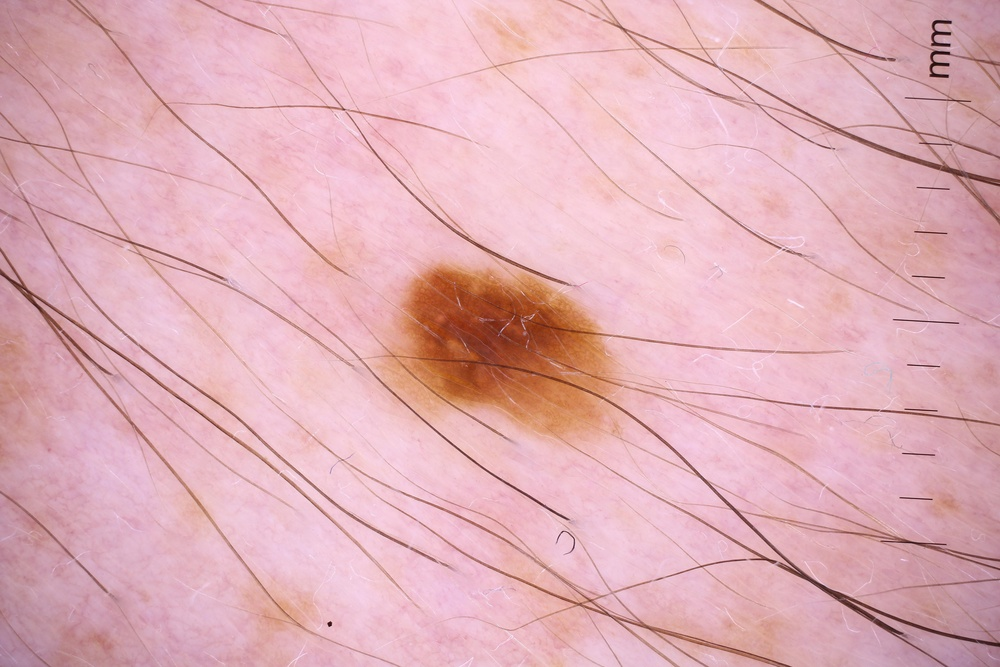
#> input picture help/notebooks/cleaned_image.jpg, 1000 x 667 px, shrunk from 6000 x 4000 before the run
$ python feature_extraction.py ../../help/notebooks/cleaned_image.jpg
#> lines starting #> are read from the running program, lines starting #| are printed output that depends on the picture; after the words box and inside, x2 and y2 are one past the last pixel; in counts of white or black regions, pixels touching at a corner belong together; long printed decimals are rounded
#> in extract_skin_features, img is the input picture: shape (667, 1000, 3); mean B, G, R 183.7, 175.3, 224.7
#!/usr/bin/env python3
"""
Feature extraction module for Monk skin type classification.
This module handles image processing and feature extraction from skin images.
"""

import os
import numpy as np
import cv2
import sys
from sklearn.cluster import KMeans
from tqdm import tqdm
import multiprocessing
from concurrent.futures import ProcessPoolExecutor

def crop_black_borders(img):
    """
    Crop black borders from an image.

    Args:
        img: Input image

    Returns:
        Cropped image
    """
    if img is None or img.size == 0:
        return img

    # Convert to grayscale
    gray = cv2.cvtColor(img, cv2.COLOR_BGR2GRAY)

    # Get image height and width
    height, width = gray.shape
#> height = 667; width = 1000

    # Find top crop line
    top_line = 0
    for i in range(height):
        if np.mean(gray[i, :]) > 10:  # Threshold for near-black
            top_line = i
            break

    # Find bottom crop line
    bottom_line = height - 1
#> bottom_line = 666
    for i in range(height - 1, -1, -1):
        if np.mean(gray[i, :]) > 10:
            bottom_line = i
            break

    # Find left crop line
    left_line = 0
    for i in range(width):
        if np.mean(gray[:, i]) > 10:
            left_line = i
            break

    # Find right crop line
    right_line = width - 1
#> right_line = 999
    for i in range(width - 1, -1, -1):
        if np.mean(gray[:, i]) > 10:
            right_line = i
            break

    # If entire image is black or cropping would remove everything, return original
    if top_line >= bottom_line or left_line >= right_line:
        return img

    # Crop the image
    cropped_img = img[top_line:bottom_line + 1, left_line:right_line + 1]

    return cropped_img

def create_skin_mask(img):
    """
    Create a mask that identifies normal skin regions and excludes lesions.

    Args:
        img: Input image

    Returns:
        mask: Boolean mask where True indicates probable skin regions
    """
    # Convert to LAB and HSV color spaces
    lab_img = cv2.cvtColor(img, cv2.COLOR_BGR2LAB)
#> lab_img: shape (667, 1000, 3); mean of channels 0, 1, 2 194.3, 147.5, 130.9
    l_channel, a_channel, b_channel = cv2.split(lab_img)

    hsv = cv2.cvtColor(img, cv2.COLOR_BGR2HSV)
#> hsv: shape (667, 1000, 3); mean H, S, V 150.1, 60.3, 224.7
    h_channel, s_channel, v_channel = cv2.split(hsv)
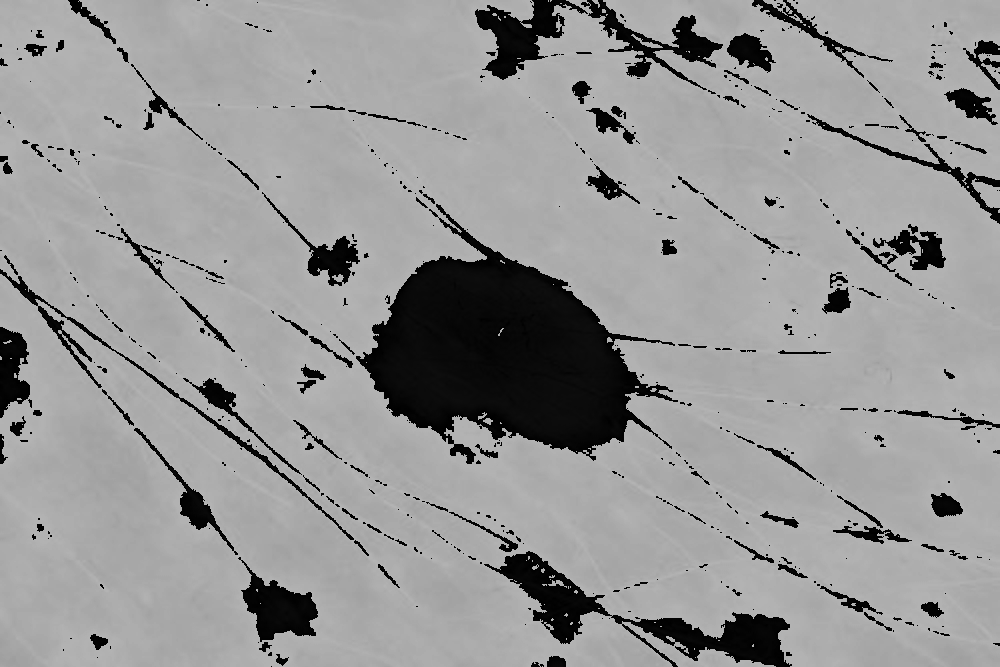
#> h_channel: shape (667, 1000); min 0, max 179, mean 150.1
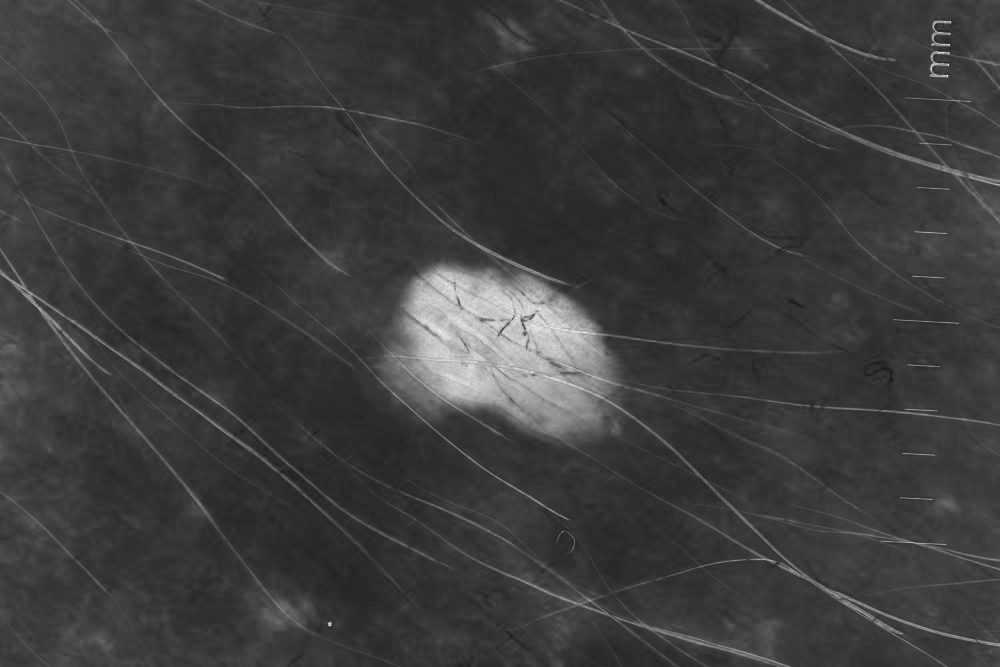
#> s_channel: shape (667, 1000); min 22, max 255, mean 60.3
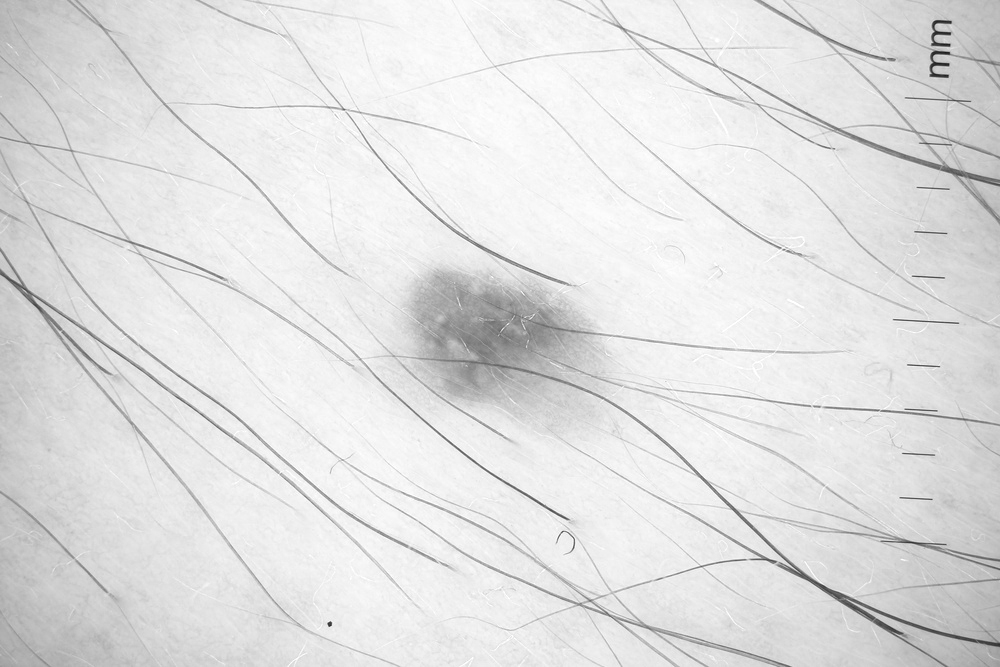
#> v_channel: shape (667, 1000); min 24, max 255, mean 224.7

    # Create masks based on color characteristics
    # Skin is typically lighter, less red, and less saturated than lesions

    # Lightness mask - keep pixels that are lighter
    l_mean = np.mean(l_channel)
#> l_mean = 194.3
    l_std = np.std(l_channel)
#> l_std = 25.95
    l_mask = l_channel > (l_mean - 0.25 * l_std)
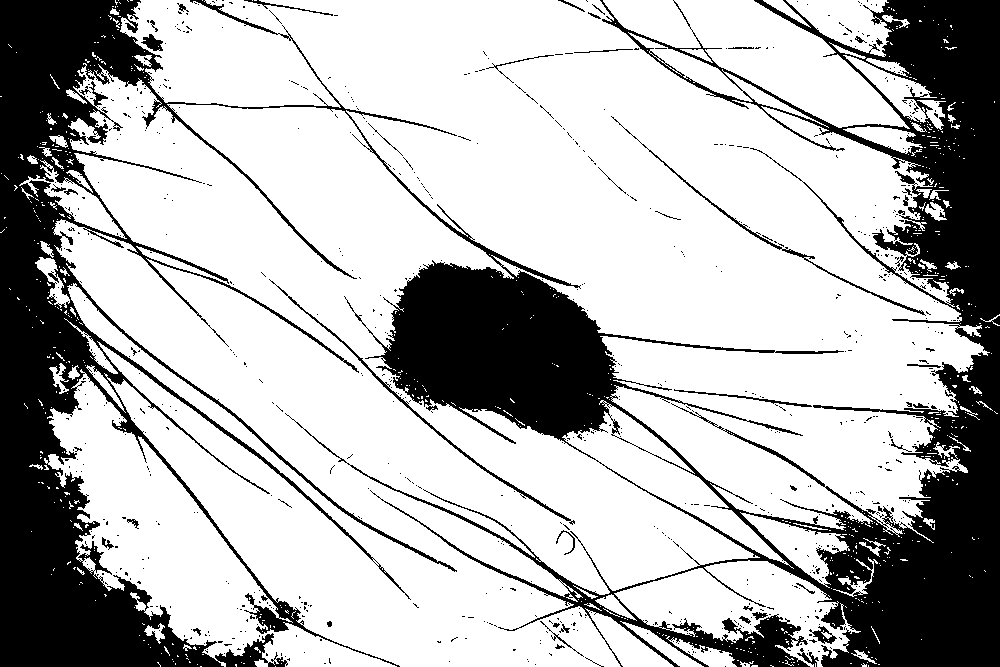
#> l_mask: shape (667, 1000) bool; 71.8% white; 774 black regions (728 under 20 px), largest, box (x1, y1, x2, y2) and area: (0, 0, 1000, 667) 181541, (269, 279, 575, 525) 1013, (611, 116, 926, 316) 830

    # Redness mask - keep pixels that are less red
    a_mean = np.mean(a_channel)
#> a_mean = 147.5
    a_std = np.std(a_channel)
#> a_std = 2.84
    a_mask = a_channel < (a_mean + 0.25 * a_std)
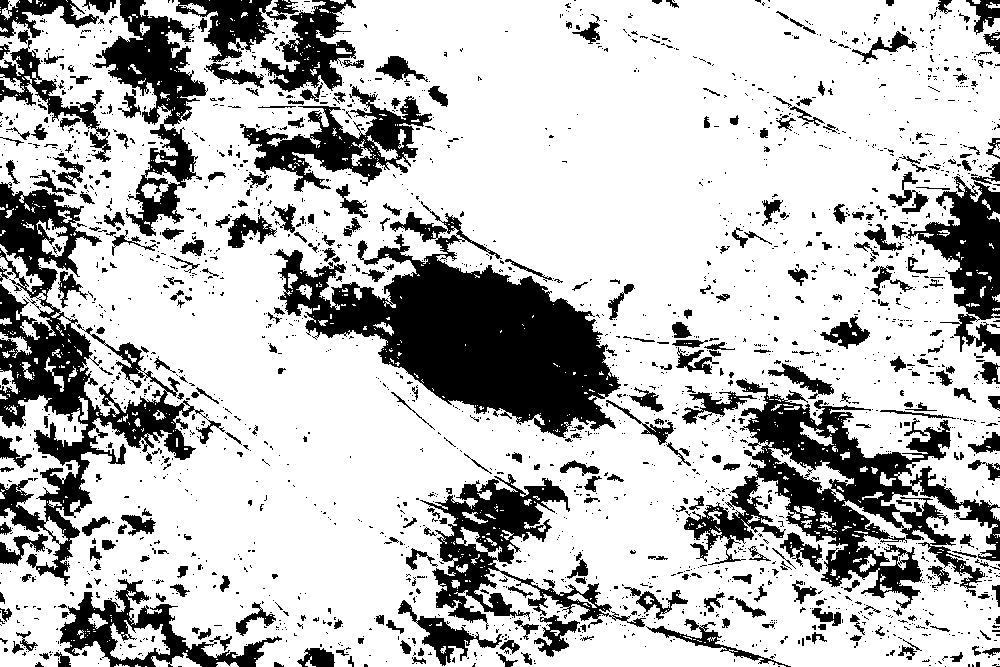
#> a_mask: shape (667, 1000) bool; 73.9% white; 2289 black regions (1928 under 20 px), largest, box (x1, y1, x2, y2) and area: (274, 201, 621, 438) 33744, (684, 379, 1000, 609) 22522, (0, 182, 225, 586) 21789

    # Saturation mask - keep pixels that are less saturated
    s_mean = np.mean(s_channel)
#> s_mean = 60.31
    s_std = np.std(s_channel)
#> s_std = 25.67
    s_mask = s_channel < (s_mean + 0.25 * s_std)
#> s_mask: shape (667, 1000) bool; 85.7% white; 728 black regions (566 under 20 px), largest, box (x1, y1, x2, y2) and area: (306, 112, 1000, 667) 39060, (0, 247, 279, 540) 7156, (752, 0, 1000, 272) 5975

    # Edge detection to identify lesion boundaries
    edges = cv2.Canny(l_channel.astype(np.uint8), 50, 150)
#> edges: shape (667, 1000); 5.6% white in thin lines or dots
    kernel = np.ones((5, 5), np.uint8)
    edge_mask = cv2.dilate(edges, kernel, iterations=1)
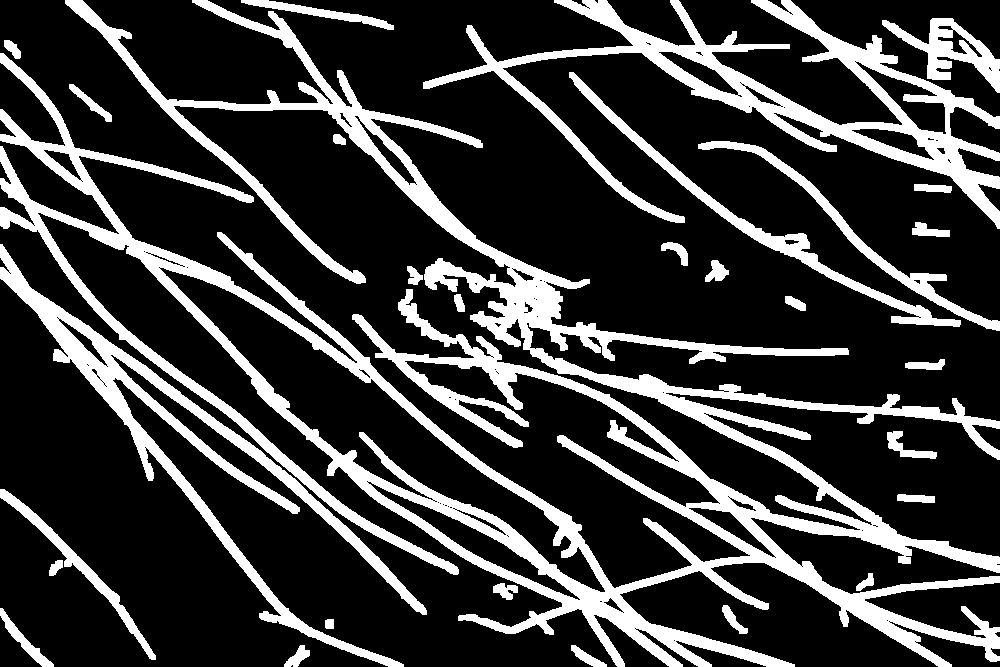
#> edge_mask: shape (667, 1000); 22.6% white; 29 white regions, largest, box (x1, y1, x2, y2) and area: (0, 0, 1000, 667) 93221, (423, 0, 1000, 229) 21947, (0, 244, 427, 667) 15159
    edge_mask = edge_mask > 0

    # Create border mask - assume image edges are more likely to be normal skin
    h, w = img.shape[:2]
#> h = 667; w = 1000
    border_width = int(min(h, w) * 0.15)  # 15% border width
#> border_width = 100

    border_mask = np.zeros((h, w), dtype=bool)
    border_mask[:border_width, :] = True  # Top border
    border_mask[-border_width:, :] = True  # Bottom border
    border_mask[:, :border_width] = True  # Left border
    border_mask[:, -border_width:] = True  # Right border

    # Combine masks
    # 1. Color-based mask
    color_mask = l_mask & a_mask & s_mask
#> color_mask: shape (667, 1000) bool; 58.2% white; 1366 black regions (1196 under 20 px), largest, box (x1, y1, x2, y2) and area: (0, 0, 1000, 667) 256615, (398, 600, 502, 666) 1658, (228, 213, 277, 248) 807

    # 2. Final mask
    final_mask = (color_mask | border_mask) & ~edge_mask
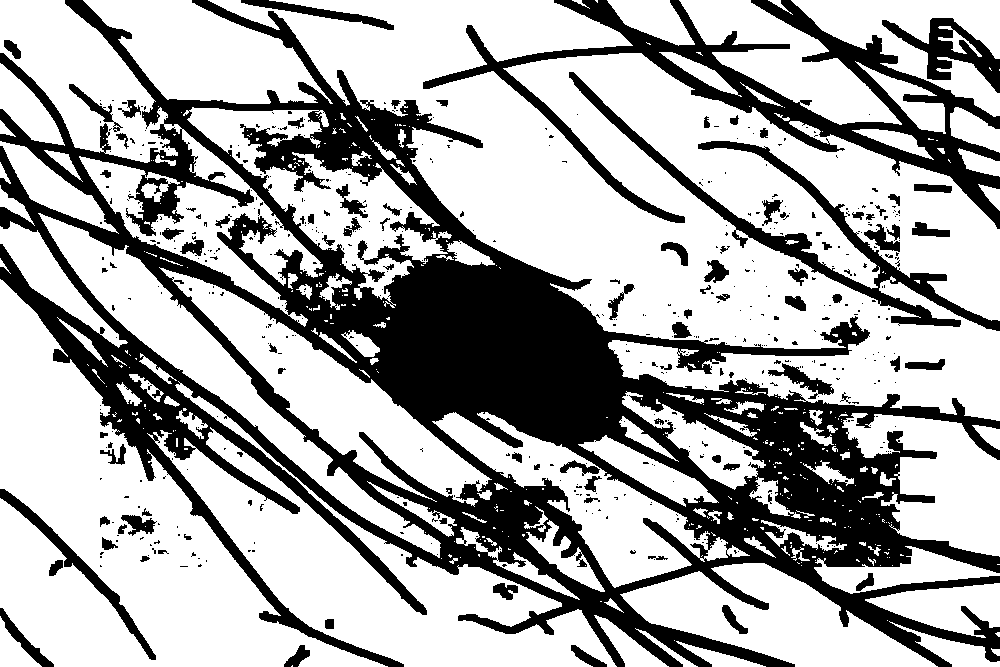
#> final_mask: shape (667, 1000) bool; 67.2% white; 537 black regions (439 under 20 px), largest, box (x1, y1, x2, y2) and area: (0, 0, 1000, 667) 168601, (423, 0, 1000, 229) 22133, (569, 72, 1000, 331) 8970

    # Check if the mask is too restrictive
    if np.sum(final_mask) < (img.size * 0.05):  # Less than 5% of the image
        # Fall back to just the lightness mask which is usually most reliable
        final_mask = l_mask

        # If still too restrictive, use entire image
        if np.sum(final_mask) < (img.size * 0.05):
            final_mask = np.ones_like(l_mask)

    return final_mask

def extract_skin_features(image_path):
    """
    Extract features related to skin tone.

    Args:
        image_path: Path to the dermoscopic image

    Returns:
        Dictionary of features related to skin color/tone
    """
    try:
        # Read image
        img = cv2.imread(image_path)

        if img is None:
            return None

        # Crop black borders
        img = crop_black_borders(img)

        # Create mask to identify skin regions
        skin_mask = create_skin_mask(img)

        # Convert to LAB color space
        lab_img = cv2.cvtColor(img, cv2.COLOR_BGR2LAB)
        l_channel, a_channel, b_channel = cv2.split(lab_img)

        # Convert to HSV color space
        hsv_img = cv2.cvtColor(img, cv2.COLOR_BGR2HSV)
        h_channel, s_channel, v_channel = cv2.split(hsv_img)

        # Extract values from masked regions
        l_values = l_channel[skin_mask]
        a_values = a_channel[skin_mask]
        b_values = b_channel[skin_mask]
        h_values = h_channel[skin_mask]
        s_values = s_channel[skin_mask]
        v_values = v_channel[skin_mask]

        # If we have too few pixels, fall back to entire image
        if len(l_values) < 100:
            l_values = l_channel.flatten()
            a_values = a_channel.flatten()
            b_values = b_channel.flatten()
            h_values = h_channel.flatten()
            s_values = s_channel.flatten()
            v_values = v_channel.flatten()

        # Focus on the brightest pixels (likely to be normal skin)
        if len(l_values) > 200:
            # Take top 60% brightest pixels
            brightness_threshold = np.percentile(l_values, 40)
#> brightness_threshold = 201
            brightest_indices = l_values >= brightness_threshold

            l_values = l_values[brightest_indices]
            a_values = a_values[brightest_indices]
            b_values = b_values[brightest_indices]
            h_values = h_values[brightest_indices]
            s_values = s_values[brightest_indices]
            v_values = v_values[brightest_indices]

        # Calculate features
        features = {}

        # Basic color statistics
        features['avg_l'] = np.mean(l_values)
        features['std_l'] = np.std(l_values)
        features['med_l'] = np.median(l_values)
        features['q25_l'] = np.percentile(l_values, 25)
        features['q75_l'] = np.percentile(l_values, 75)

        features['avg_a'] = np.mean(a_values)
        features['std_a'] = np.std(a_values)
        features['med_a'] = np.median(a_values)

        features['avg_b'] = np.mean(b_values)
        features['std_b'] = np.std(b_values)
        features['med_b'] = np.median(b_values)

        # HSV features
        features['avg_h'] = np.mean(h_values)
        features['avg_s'] = np.mean(s_values)
        features['avg_v'] = np.mean(v_values)

        # Derived features
        features['skin_tone_index'] = (100 - features['avg_l']) + (features['avg_a'] * 0.3) + (features['avg_b'] * 0.3)
        features['undertone_ratio'] = features['avg_a'] / (features['avg_b'] + 1e-5)  # Avoid division by zero

        # Identify dominant colors using K-means
        lab_pixels = np.column_stack((l_values, a_values, b_values))

        # Handle case where there are fewer pixels than clusters
        n_clusters = min(3, len(lab_pixels))
#> n_clusters = 3
        if n_clusters < 2:
            return features

        kmeans = KMeans(n_clusters=n_clusters, random_state=42, n_init=10)
        kmeans.fit(lab_pixels)

        # Get dominant colors and their frequencies
        colors = kmeans.cluster_centers_
#> colors = [[218.9, 145.1, 127.6], [212.1, 146.3, 127.6], [204.9, 146.8, 129.1]]
        labels = kmeans.labels_
        counts = np.bincount(labels)
#> counts = [80141, 108293, 84948]

        # Sort by frequency
        sorted_indices = np.argsort(counts)[::-1]
#> sorted_indices = [1, 2, 0]
        sorted_colors = colors[sorted_indices]
#> sorted_colors = [[212.1, 146.3, 127.6], [204.9, 146.8, 129.1], [218.9, 145.1, 127.6]]

        # Add dominant color features
        for i in range(min(3, len(sorted_colors))):
            features[f'dom{i+1}_l'] = sorted_colors[i][0]
            features[f'dom{i+1}_a'] = sorted_colors[i][1]
            features[f'dom{i+1}_b'] = sorted_colors[i][2]
            features[f'dom{i+1}_freq'] = counts[sorted_indices[i]] / len(labels)
#> this loop made 3 passes
#> after the loop, features = 28 items

        return features

    except Exception as e:
        print(f"Error processing {image_path}: {e}")
        return None

def extract_features_parallel(image_paths, n_jobs=None):
    """
    Extract features from multiple images in parallel.

    Args:
        image_paths: List of image paths
        n_jobs: Number of processes to use (None = use CPU count)

    Returns:
        List of feature dictionaries
    """
    if n_jobs is None:
        n_jobs = max(1, multiprocessing.cpu_count() - 1)

    print(f"Extracting features using {n_jobs} processes...")

    with ProcessPoolExecutor(max_workers=n_jobs) as executor:
        results = list(tqdm(executor.map(extract_skin_features, image_paths), total=len(image_paths)))

    # Filter out None results
    return [r for r in results if r is not None]

if __name__ == "__main__":
    # This allows testing the feature extraction module independently
    if len(sys.argv) > 1:
        # Extract features from a single image
        image_path = sys.argv[1]
        features = extract_skin_features(image_path)
#> features = 28 items
        if features:
            for key, value in features.items():
                print(f"{key}: {value}")
#> this loop made 28 passes
#> (key, value) on passes 1 to 12: ('avg_l', 211.9), ('std_l', 5.86), ('med_l', 212), ('q25_l', 207), ('q75_l', 216), ('avg_a', 146.1), ('std_a', 1.42), ('med_a', 146), ('avg_b', 128.1), ('std_b', 2.98), ('med_b', 128), ('avg_h', 165.6)
#| avg_l: 211.864
#| std_l: 5.865
#| med_l: 212.0
#| q25_l: 207.0
#| q75_l: 216.0
#| avg_a: 146.080
#| std_a: 1.418
#| med_a: 146.0
#> (further printed lines are left out)
        else:
            print("Failed to extract features")
    else:
        print("Please provide an image path as an argument")
